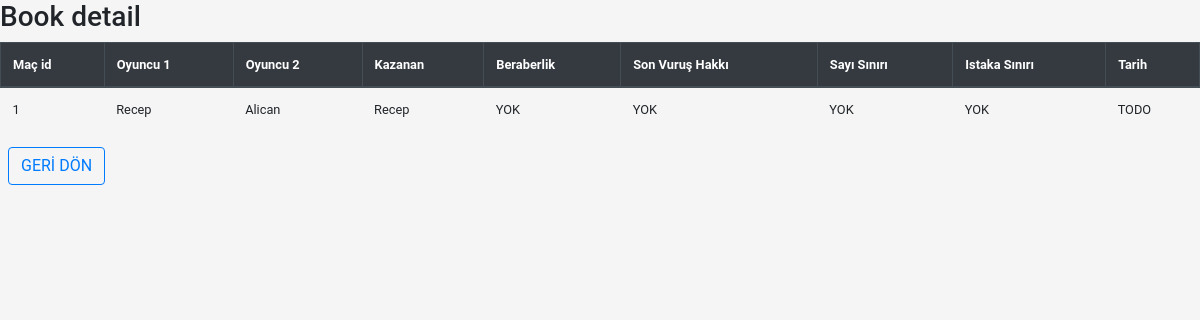
/match/matchs_detail/1/, run on the app's committed database.
### match/models.py (models this page shows, shortened)
class Matchs(models.Model):
    status = models.SmallIntegerField(_("Status"))
    player1_name = models.CharField(_("Player 1 Name"), max_length=50)
    player2_name = models.CharField(_("Player 2 Name"), max_length=50)
    player1_id = models.CharField(_("Player 1 ID"), max_length=16, blank=True)
    player2_id = models.CharField(_("Player 2 ID"), max_length=16, blank=True)
    runs = models.TextField(_("Innings"), blank=True)
    seconds = models.TextField(_("Seconds"), blank=True)
    active_run  = models.IntegerField(_("Active Run"))
    allow_draw = models.SmallIntegerField(_("Allow Drawn"))
    last_shoot = models.SmallIntegerField(_("Last Shoot"))
    score_limit = models.SmallIntegerField(_("Score Limit"))
    inning_limit = models.SmallIntegerField(_("Inning Limit"))
    timeout_limit = models.SmallIntegerField(_("Timeout Limit"))
    player1_timeout = models.SmallIntegerField(_("Player 1 Timeout"))
    player2_timeout = models.SmallIntegerField(_("Player 2 Timeout"))
    player1_timeavg = models.DecimalField(_("Player 1 Timeavg"), max_digits=6, decimal_places=3, default=Decimal('0.000'))
    player2_timeavg = models.DecimalField(_("Player 2 Timeavg"), max_digits=6, decimal_places=3, default=Decimal('0.000'))
    positions_switched = models.SmallIntegerField(_("Positions Switched"))
    color_switched = models.SmallIntegerField(_("Color Switched"))
    theme_color = models.CharField(_("Theme Color"), max_length=12)
    time_force = models.SmallIntegerField(_("Time Force"))
    tour_name = models.CharField(_("Tour Name"), max_length=100, blank=True)
    group_name = models.CharField(_("Group Name"), max_length=100, blank=True)
    class Meta:
        verbose_name = _("Match")
        verbose_name_plural = _("s")

### match/views.py (the view)
# urls.py: path('matchs_detail/<int:pk>/', MatchDetailView.as_view(), name='detail'),
class MatchDetailView(DetailView):
    model = Matchs

### templates/match/matchs_detail.html
{% extends 'base.html' %}
{% load  crispy_forms_tags %}
{% block body %}
<h3>Book detail</h3>
<table class="table">
    <thead class="thead-dark table-bordered">
        <tr>
            <th>Maç id</th>
            <th>Oyuncu 1</th>
            <th>Oyuncu 2</th>
            <th>Kazanan</th>
            <th>Beraberlik</th>
            <th>Son Vuruş Hakkı</th>
            <th>Sayı Sınırı</th>
            <th>Istaka Sınırı</th>
            <th>Tarih</th>
        </tr>
    </thead>
    <tbody>
        <tr>
            <td>{{ matchs.id }}</td>
            <td>{{ matchs.player1_name }}</td>
            <td>{{ matchs.player2_name }}</td>
            <td>{% if matchs.status == 0 %} {{ matchs.player1_name }} {% else %} {{ matchs.player2_name }} {% endif %}</td>
            <td>{% if matchs.allow_draw == 0 %} YOK {% else %} VAR {% endif %}</td>
            <td>{% if matchs.last_shoot == 0 %} YOK {% else %} VAR {% endif %}</td>
            <td>{% if matchs.score_limit == 0 %} YOK {% else %} {{ matchs.score_limit }} {% endif %}</td>
            <td>{% if matchs.inning_limit == 0 %} YOK {% else %} {{ matchs.inning_limit }} {% endif %}</td>
            <td>TODO</td>
        </tr>
    </tbody>
</table>
<div class="row mb-3 ml-2" >
    <input type="button" class="btn btn-outline-primary btn-k2m" onclick="location.href='{% url 'match:match' %}'" value="GERİ DÖN">
</div>
{% endblock %}

### static/css/style.css (style rules this page uses)
body { font-family: 'Roboto', sans-serif; font-size: .8rem !important; background-color: whitesmoke; }
input { text-align: center; }

### data on the page
Matchs: id "1", player1_name "Recep", player2_name "Alican"
